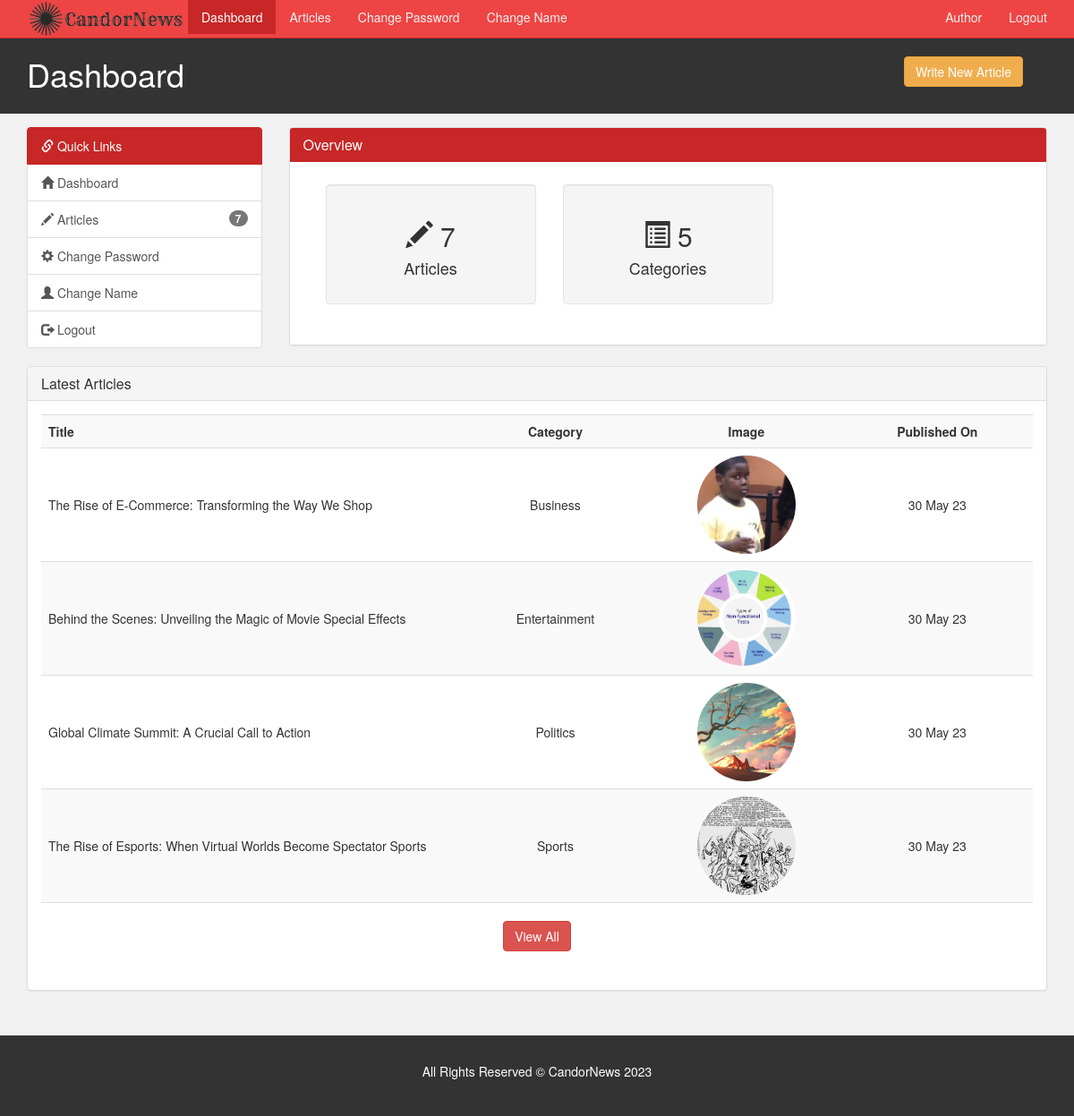
The app's page /author/index.php (signed in) with its own data.
### tables this page shows
CREATE TABLE `article` (
  `article_id` int(11) NOT NULL,
  `category_id` int(11) NOT NULL,
  `author_id` int(11) NOT NULL,
  `article_title` varchar(250) NOT NULL,
  `article_image` varchar(200) NOT NULL,
  `article_description` text NOT NULL,
  `article_date` date NOT NULL,
  `article_trend` tinyint(4) NOT NULL,
  `article_active` tinyint(4) NOT NULL
);

CREATE TABLE `category` (
  `category_id` int(11) NOT NULL,
  `category_name` varchar(45) NOT NULL,
  `category_color` varchar(35) NOT NULL,
  `category_image` varchar(250) NOT NULL,
  `category_description` varchar(350) NOT NULL
);

### author/index.php (the view, shortened to what this page needs)
<?php
  require('./includes/nav.inc.php');
?>
<section id="main">
  <div class="container">
    <div class="row">
      <?php
        $cat_sql = "SELECT COUNT(category_id)
                    AS no_of_categories
                    FROM category";
        $cat_result = mysqli_query($con,$cat_sql);
        $cat_data = mysqli_fetch_assoc($cat_result);
        $no_of_categories = $cat_data['no_of_categories'];
        require('./includes/quick-links.inc.php');
      ?>
      <div class="col-md-9">
        <div class="panel panel-default">
          <div class="panel-heading main-color-bg">
            <h3 class="panel-title">Overview</h3>
          </div>
          <div class="panel-body" style="padding: 2.5rem;">
            <div class="col-md-4">
              <div class="well dash-box">
                <h2>
                  <span class="glyphicon glyphicon-pencil"></span>
                  <?php echo $no_of_articles;?>
                </h2>
                <h4>Articles</h4>
              </div>
            </div>
            <div class="col-md-4">
              <div class="well dash-box">
                <h2>
                  <span class="glyphicon glyphicon-list-alt" aria-hidden="true"></span>
                  <?php echo $no_of_categories;?>
                </h2>
                <h4>Categories</h4>
              </div>
            </div>
          </div>
        </div>
      </div>
    </div>
    <div class="row">
      <?php
        $sql = "SELECT article.article_title,
                article.article_date,
                article.article_image,
                category.category_name
                FROM article, category
                WHERE article.author_id = {$author_id}
                AND article.category_id = category.category_id
                ORDER BY article_date DESC
                LIMIT 4";
        $result = mysqli_query($con,$sql);
        $row = mysqli_num_rows($result);
      ?>
      <div class="col-md-12">
        <div class="panel panel-default">
          <div class="panel-heading">
            <h4 class="panel-title">Latest Articles</h4>
          </div>
          <div class="panel-body">
            <table class="table table-striped article-list table-hover">
              <tr>
                <th>Title</th>
                <th>Category</th>
                <th>Image</th>
                <th>Published On</th>
              </tr>
              <?php
                if($row > 0) {
                  while($data = mysqli_fetch_assoc($result)) {
                    $category_name = $data['category_name'];
                    $article_title = $data['article_title'];
                    $article_image = $data['article_image'];
                    $article_date = $data['article_date'];
                    $article_date = date("d M y",strtotime($article_date));
                    echo '
                      <tr>
                        <td>
                          '.$article_title.'
                        </td>
                        <td>
                          '.$category_name.'
                        </td>
                        <td>
                          <img src="../assets/images/articles/'.$article_image.'" />
                        </td>
                        <td>
                          '.$article_date.'
                        </td>
                      </tr>
                    ';
                  }
                  echo '
                    <tr>
                      <td colspan="4" align="center" style="padding-top: 2rem;">
                        <a href="./articles.php" class="btn btn-danger ">View All</a>
                      </td>
                    </tr>
                  ';
                }
              ?>
            </table>
          </div>
        </div>
      </div>
    </div>
  </div>
</section>
<?php
  require('./includes/footer.inc.php')
?>

### assets/css/admin/style.css (style rules this page uses)
body { background: var(--light-color); }
.main-color-bg { background-color: var(--primary-color) !important; border-color: var(--primary-color) !important; color: #ffffff !important; }
.dash-box { text-align: center; }
.article-list td img { border-radius: 50%; object-fit: cover; height: 11rem; text-align: left; width: 11rem; }
.article-list td:not(:first-child), .article-list th:not(:first-child) { text-align: center; }
.article-list th, .article-list td { min-width: 200px; vertical-align: middle !important; }
#main { min-height: 57.2vh; }

### assets/css/partials/1-variables.css (style rules this page uses)
:root { --primary-color: #c72727; --secondary-color: #f99500; --light-color: #f1f1f1; --dark-color: #50514f; --black-color: #333333; --tag-trend-color: #fa163f; --tag-yellow-color: #ffbe0b; --tag-purple-color: #8338ec; --tag-blue-color: #3a86ff; --tag-green-color: #00ff73; --tag-orange-color: #ef4339; --tag-pink-color: #ff0a54; --tag-brown-color: #663f3f; --hover-color: #ee4444; --active-color: #b90615; --ts-vs: 0.56rem; --ts-sml: 0.8rem; --ts-md: 1.1rem; --ts-lg: 1.25rem; --hs-vs: 1.3rem; --hs-sml: 2rem; --hs-md: 2.5rem; --hs-lg: 3rem; --ff-monts: "Montserrat", sans-serif; --ff-nunito: "Nunito Sans", sans-serif; --ff-noto: "Noto Serif", serif; --ff-robo: "Roboto", sans-serif; --border-radius: 5px; }

### records on screen
article: article_title "The Rise of E-Commerce: Transforming the Way We Shop", category.category_name "Business", article_image (picture), article_date "30 May 23"
article: article_title "Behind the Scenes: Unveiling the Magic of Movie Special Effects", category.category_name "Entertainment", article_image (picture), article_date "30 May 23"
article: article_title "Global Climate Summit: A Crucial Call to Action", category.category_name "Politics", article_image (picture), article_date "30 May 23"
article: article_title "The Rise of Esports: When Virtual Worlds Become Spectator Sports", category.category_name "Sports", article_image (picture), article_date "30 May 23"

### other values on screen
$author_name "Author"
$page_title "Dashboard"
$no_of_articles "7"
$no_of_categories "5"
